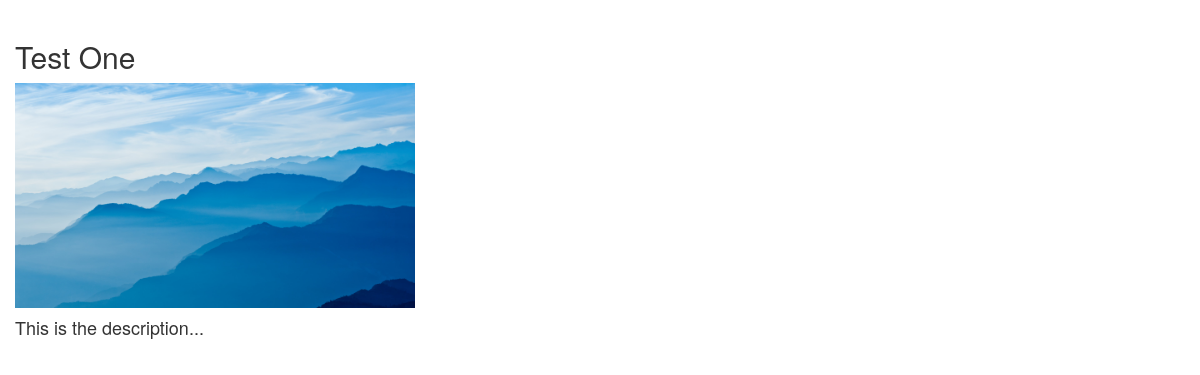
Screenshot of /accounts/images/3 with the database file from the repository.
### landing_page/models.py (models this page shows, shortened)
class BlogStuff(models.Model):
    title = models.TextField(max_length=200)
    description = models.TextField(max_length=100, default='This is the description...')
    date_published = models.DateField(default=datetime.now, blank=True)
    post_image = models.ImageField(upload_to='images', blank=True)

### landing_page/views.py (the view)
# urls.py: path('images/<int:id>', views.display_image, name='images'),
def display_image(request, id):
    image = get_object_or_404(BlogStuff, pk=id)
    context = {
        'image':image
    }
    return render(request, 'landing_page/display_image.html', context)

### landing_page/templates/landing_page/display_image.html
{% extends 'base.html' %}
{% block content %}
<div class="container-fluid">
    <div class="row">
        <div class="col-lg-4">
            <br>
            <h2>{{ image.title }}</h2>
            <img width="400px" class="img-responisive" src="{{ image.post_image.url }}" alt="images">
            <h4>{{ image.description }}</h4>
        </div>
    </div>
</div>
{% endblock content %}

### landing_page/static/css/main.css (style rules this page uses)
html, body { height: 100%; width: 100%; }

### rows the page displays
BlogStuff: title "Test One", post_image (picture), description "This is the description..."
